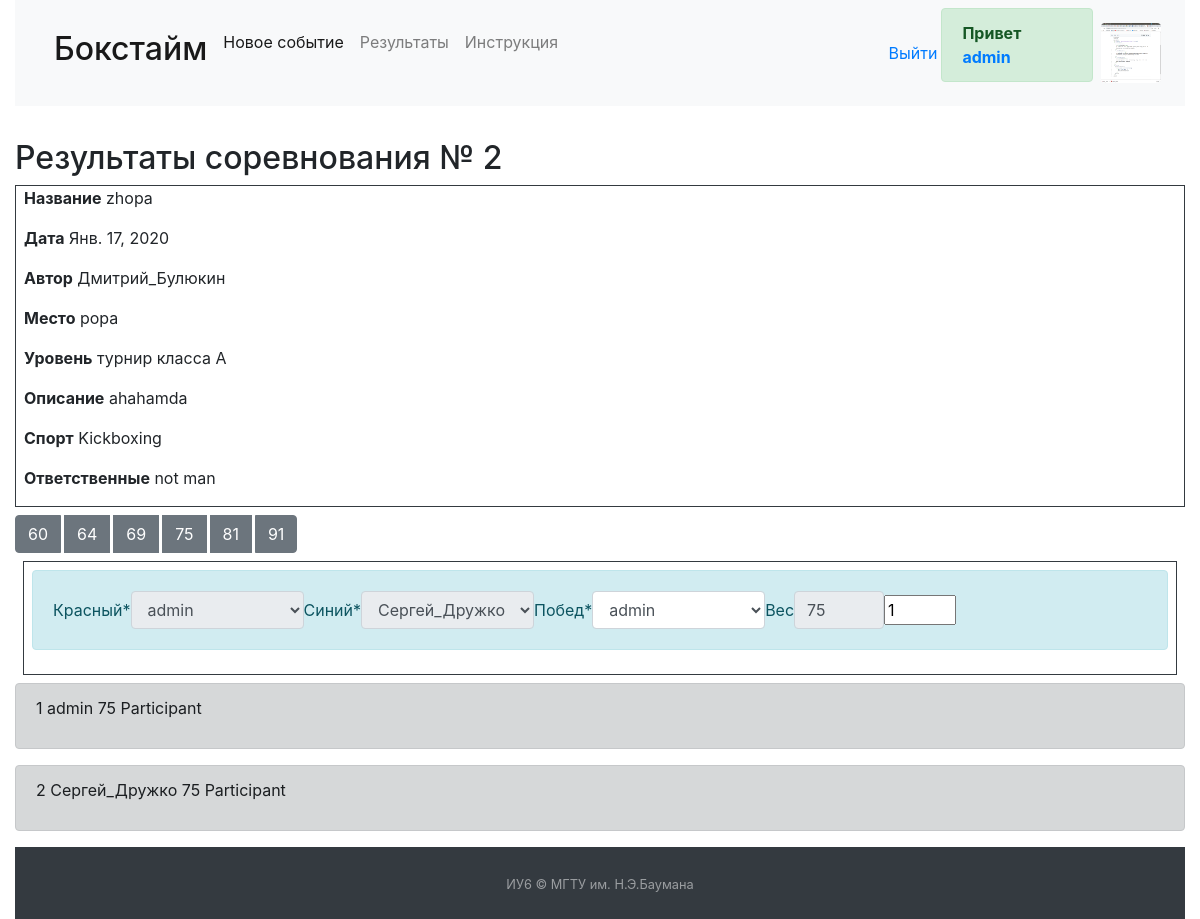
Page /event/2 (signed in) on the earlier database version.
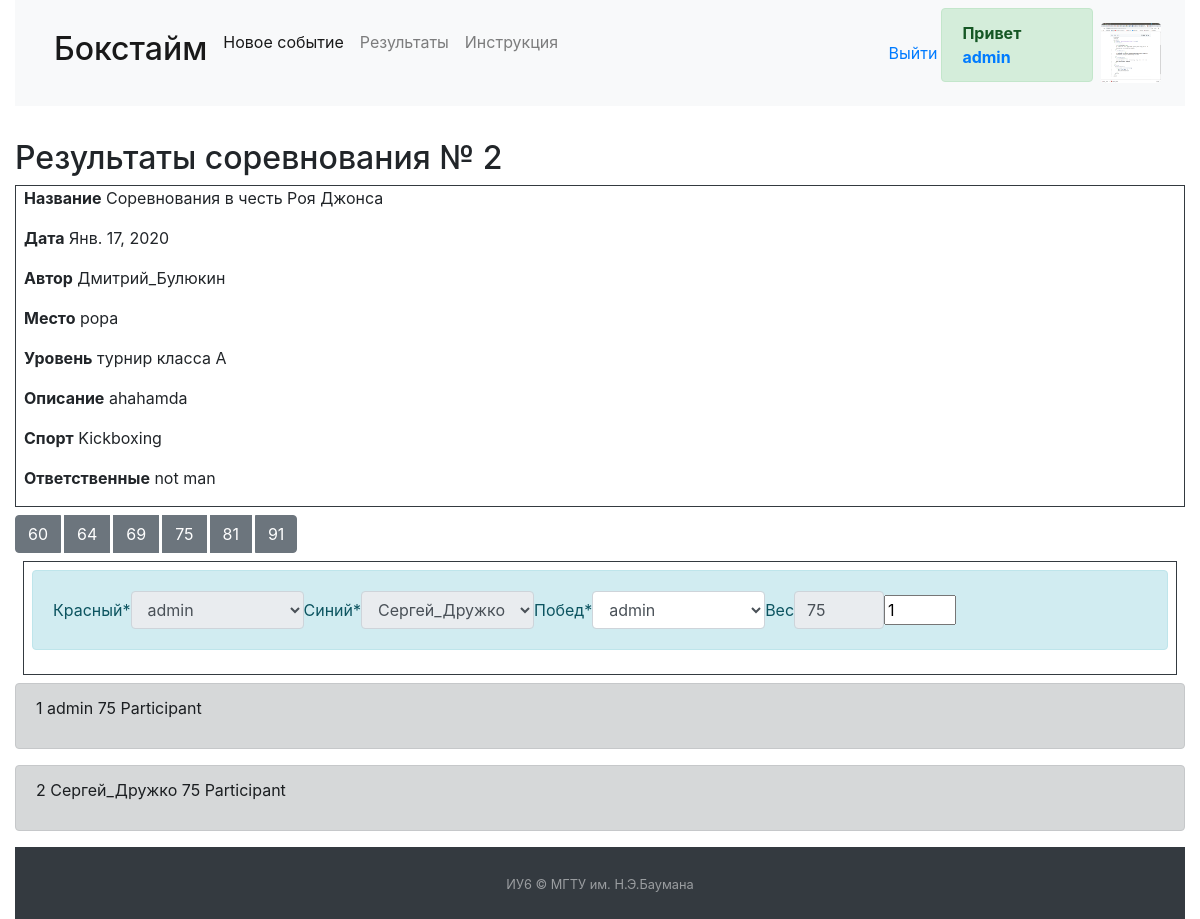
Same page on the later database version.
### boxetime/models.py (models this page shows, shortened)
class Competition(models.Model):
    sport_choices = (
        ('Boxing', 'Бокс'),
        ('Kickboxing', 'Кикбоксинг')
    )
    title = models.CharField(max_length=100)
    date = models.DateField()
    place = models.CharField(max_length=255)
    responsible = models.TextField(blank=True)
    age = models.PositiveSmallIntegerField(blank=True)
    level = models.CharField(max_length=200)
    sport = models.CharField(max_length=50, choices=sport_choices, default='Boxing')
    description = models.TextField(blank=True)
    docs = models.FileField(upload_to='docs/', blank=True, null=True)
    author = models.ForeignKey(User, on_delete=models.CASCADE)

### boxetime/views.py (the view)
# urls.py: path('event/<int:eventid>', views.EventViewDetail.as_view(), name="concrete_event"),
class EventViewDetail(DetailView):  # основная страница соревнования
    template_name = 'event.html'
    model = Competition
    pk_url_kwarg = 'eventid'
    context_object_name = 'event'
    def get_context_data(self, **kwargs):
        context = super(EventViewDetail, self).get_context_data(**kwargs)
        weight = self.request.GET.get('weight', 75)
        context['weight'] = weight
        eventid = kwargs.get('object').id
        if Competition.objects.get(pk=eventid).date < timezone.now().date():
            make_pair(eventid)
        context['members'] = AddRequest.objects.select_related().filter(competit=context['object'].id,
                                                                        acepted=True)
        if not self.request.user.is_anonymous:
            context['is_written'] = AddRequest.objects.filter(competit_id=eventid, userid_id=self.request.user)
            if AddRequest.objects.filter(userid_id=self.request.user.id, competit_id=eventid, acepted=True,
                                         role='Doctor'):
                context['is_doctor'] = True
            else:
                context['is_doctor'] = False
        context['author'] = Competition.objects.get(pk=eventid).author.username
        context['grid'] = GridFormSet(form_kwargs={'eventid': eventid, 'weight': weight},
                                      queryset=CompetitGrid.objects.filter(competitid=eventid, weight=weight).order_by(
                                          "levelgrid"))
        context['weight_tuple'] = weight_tuple
        context['addrequests'] = AddRequest.objects.filter(competit=context['object'].id, acepted=False)
        context['addrequestform'] = AddRequestForm()
        return context

### boxetime/forms.py (shortened to what this page needs)
class AddRequestForm(forms.ModelForm):
    class Meta:
        model = AddRequest
        exclude = ('userid', 'acepted', 'competit')
        labels = {"weight": "Вес", "docs": "Персональный документы", "role": "Ваша роль", "rank": 'Разряд',
                  'club': "Спортивный клуб"}

### boxetime/utils.py (called while the page is built, shortened)
def make_pair(eventid):
    participant = AddRequest.objects.filter(competit=eventid, acepted=True)  # выбрали всех участников
    i = 0
    if CompetitGrid.objects.filter(competitid_id=eventid):  # есть ли сетка
        check_all_level(eventid)  # проверяем иф шо секонд сплит

def check_level(compid, levelid, weight):  # проверит один конкретный уровень
    participant = CompetitGrid.objects.filter(competitid=compid, levelgrid=levelid, weight=weight)
    if not participant:
        return False
    for member in participant:
        if not member.memberwin:  # чекаем, заполнены ли победители
            break
    else:
        return True  # вернет True если прошел весь цикл
    return False  # false если по брейку выбежал

def secondary_splitting(compid, levelid, weight):
    if levelid == 1:
        return False

### boxetime/templates/event.html (shortened to what this page needs)
{% extends 'base.html' %}
{% load static %}
{% load crispy_forms_tags %}
{% block content %}
    <p class="h2">Результаты соревнования № {{ event.id }}</p>
    <div class="border border-dark my-2 pl-2">
        <p><strong>Название</strong> {{ event.title }}</p>
        <p><strong>Дата</strong> {{ event.date }}</p>
        <p><strong>Автор</strong> {{ event.author }}</p>
        <p><strong>Место</strong> {{ event.place }}</p>
        <p><strong>Уровень</strong> {{ event.level }}</p>
        <p><strong>Описание</strong> {{ event.description }}</p>
        <p><strong>Спорт</strong> {{ event.sport }}</p>
        <p><strong>Ответственные</strong> {{ event.responsible }}</p>
    </div>
    <div class="btn-group" role="group" aria-label="Basic example">
        {% for weight_category in weight_tuple %}
            {% if weight_category < 500 %}
                <a role="button" class="btn btn-secondary mr-1" data-event="{{ event.id }}"
                   id="weight_{{ weight_category }}"
                   href="{% url 'concrete_event' event.id %}?weight={{ weight_category }}#members">{{ weight_category }}</a>
            {% endif %}
        {% endfor %}
    </div>
    <form action="{% url 'update_grid' event.id weight %}" method="post" class="m-2 p-2 border border-dark">
        {% for forms in grid %}
            <div class="form-inline my-2">
                {{ forms.member1|as_crispy_field }}
                {{ forms.member2|as_crispy_field }}
                {{ forms.memberwin|as_crispy_field }}
                {{ forms.weight|as_crispy_field }}
                {{ forms.levelgrid }}
            </div>
        {% endfor %}
    </form>
    {% for member in members %}
        <div class="alert alert-dark">
            <p> {{ forloop.counter }}
                <span> {{ member.userid.username }}</span>
                {% if member.role == 'Participant' %}
                    <span> {{ member.weight }}</span>
                {% endif %}
                <span> {{ member.role }}</span>
            </p>
        </div>
    {% endfor %}
{% endblock %}

Differences in the rows shown:
changed Competition "popa": title "zhopa" → "Соревнования в честь Роя Джонса"
